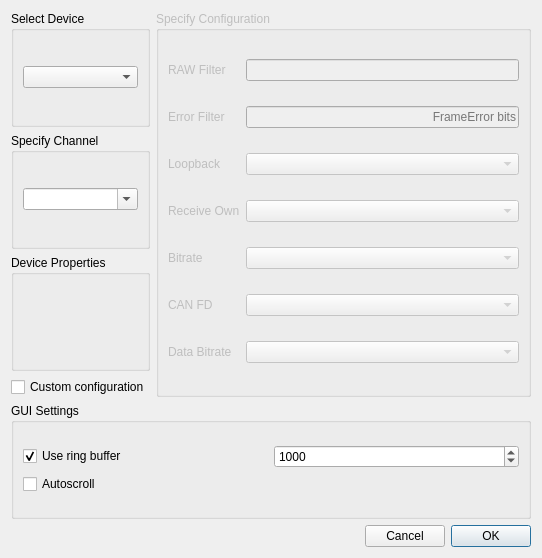
<?xml version="1.0" encoding="UTF-8"?>
<ui version="4.0">
 <class>ConnectDialog</class>
 <widget class="QDialog" name="ConnectDialog">
  <property name="geometry">
   <rect>
    <x>0</x>
    <y>0</y>
    <width>542</width>
    <height>558</height>
   </rect>
  </property>
  <property name="windowTitle">
   <string>Connect</string>
  </property>
  <layout class="QGridLayout" name="gridLayout_6">
   <item row="0" column="0">
    <layout class="QGridLayout" name="gridLayout_5">
     <item row="0" column="0">
      <widget class="QGroupBox" name="selectPluginBox">
       <property name="title">
        <string>Select Device</string>
       </property>
       <layout class="QGridLayout" name="gridLayout">
        <item row="0" column="0">
         <widget class="QComboBox" name="pluginListBox"/>
        </item>
       </layout>
      </widget>
     </item>
     <item row="4" column="0" colspan="2">
      <widget class="QGroupBox" name="groupBox">
       <property name="title">
        <string>GUI Settings</string>
       </property>
       <layout class="QGridLayout" name="gridLayout_2">
        <item row="0" column="0">
         <layout class="QVBoxLayout" name="verticalLayout_2">
          <item>
           <layout class="QHBoxLayout" name="horizontalLayout_2">
            <item>
             <widget class="QCheckBox" name="ringBufferBox">
              <property name="toolTip">
               <string>&lt;html&gt;&lt;head/&gt;&lt;body&gt;&lt;p&gt;Use ring buffer in table view model&lt;/p&gt;&lt;/body&gt;&lt;/html&gt;</string>
              </property>
              <property name="text">
               <string>Use ring buffer</string>
              </property>
              <property name="checked">
               <bool>true</bool>
              </property>
             </widget>
            </item>
            <item>
             <widget class="QSpinBox" name="ringBufferLimitBox">
              <property name="toolTip">
               <string>&lt;html&gt;&lt;head/&gt;&lt;body&gt;&lt;p&gt;Limit of ring buffer in table view model&lt;/p&gt;&lt;/body&gt;&lt;/html&gt;</string>
              </property>
              <property name="minimum">
               <number>10</number>
              </property>
              <property name="maximum">
               <number>10000000</number>
              </property>
              <property name="singleStep">
               <number>10</number>
              </property>
              <property name="stepType">
               <enum>QAbstractSpinBox::AdaptiveDecimalStepType</enum>
              </property>
              <property name="value">
               <number>1000</number>
              </property>
             </widget>
            </item>
           </layout>
          </item>
          <item>
           <widget class="QCheckBox" name="autoscrollBox">
            <property name="toolTip">
             <string>&lt;html&gt;&lt;head/&gt;&lt;body&gt;&lt;p&gt;Scroll to bottom table view on each portion of received frames&lt;/p&gt;&lt;/body&gt;&lt;/html&gt;</string>
            </property>
            <property name="text">
             <string>Autoscroll</string>
            </property>
           </widget>
          </item>
         </layout>
        </item>
       </layout>
      </widget>
     </item>
     <item row="3" column="0">
      <widget class="QCheckBox" name="useConfigurationBox">
       <property name="text">
        <string>Custom configuration</string>
       </property>
      </widget>
     </item>
     <item row="0" column="1" rowspan="4">
      <widget class="QGroupBox" name="configurationBox">
       <property name="enabled">
        <bool>false</bool>
       </property>
       <property name="title">
        <string>Specify Configuration</string>
       </property>
       <layout class="QGridLayout" name="gridLayout_4">
        <item row="0" column="0">
         <widget class="QLabel" name="rawFilterLabel">
          <property name="text">
           <string>RAW Filter</string>
          </property>
         </widget>
        </item>
        <item row="0" column="1">
         <widget class="QLineEdit" name="rawFilterEdit">
          <property name="alignment">
           <set>Qt::AlignRight|Qt::AlignTrailing|Qt::AlignVCenter</set>
          </property>
         </widget>
        </item>
        <item row="1" column="0">
         <widget class="QLabel" name="errorFilterLabel">
          <property name="text">
           <string>Error Filter</string>
          </property>
         </widget>
        </item>
        <item row="1" column="1">
         <widget class="QLineEdit" name="errorFilterEdit">
          <property name="alignment">
           <set>Qt::AlignRight|Qt::AlignTrailing|Qt::AlignVCenter</set>
          </property>
          <property name="placeholderText">
           <string>FrameError bits</string>
          </property>
         </widget>
        </item>
        <item row="2" column="0">
         <widget class="QLabel" name="loopbackLabel">
          <property name="text">
           <string>Loopback</string>
          </property>
         </widget>
        </item>
        <item row="2" column="1">
         <widget class="QComboBox" name="loopbackBox"/>
        </item>
        <item row="3" column="0">
         <widget class="QLabel" name="receiveOwnLabel">
          <property name="text">
           <string>Receive Own</string>
          </property>
         </widget>
        </item>
        <item row="3" column="1">
         <widget class="QComboBox" name="receiveOwnBox"/>
        </item>
        <item row="4" column="0">
         <widget class="QLabel" name="bitrateLabel">
          <property name="text">
           <string>Bitrate</string>
          </property>
         </widget>
        </item>
        <item row="4" column="1">
         <widget class="BitRateBox" name="bitrateBox"/>
        </item>
        <item row="5" column="0">
         <widget class="QLabel" name="canFdLabel">
          <property name="text">
           <string>CAN FD</string>
          </property>
         </widget>
        </item>
        <item row="5" column="1">
         <widget class="QComboBox" name="canFdBox"/>
        </item>
        <item row="6" column="0">
         <widget class="QLabel" name="dataBitrateLabel">
          <property name="text">
           <string>Data Bitrate</string>
          </property>
         </widget>
        </item>
        <item row="6" column="1">
         <widget class="BitRateBox" name="dataBitrateBox"/>
        </item>
       </layout>
      </widget>
     </item>
     <item row="5" column="0" colspan="2">
      <layout class="QHBoxLayout" name="horizontalLayout">
       <item>
        <spacer name="horizontalSpacer">
         <property name="orientation">
          <enum>Qt::Horizontal</enum>
         </property>
         <property name="sizeHint" stdset="0">
          <size>
           <width>96</width>
           <height>20</height>
          </size>
         </property>
        </spacer>
       </item>
       <item>
        <widget class="QPushButton" name="cancelButton">
         <property name="text">
          <string>Cancel</string>
         </property>
         <property name="autoDefault">
          <bool>false</bool>
         </property>
        </widget>
       </item>
       <item>
        <widget class="QPushButton" name="okButton">
         <property name="text">
          <string>OK</string>
         </property>
         <property name="autoDefault">
          <bool>false</bool>
         </property>
         <property name="default">
          <bool>true</bool>
         </property>
        </widget>
       </item>
      </layout>
     </item>
     <item row="1" column="0">
      <widget class="QGroupBox" name="specifyInterfaceNameBox">
       <property name="title">
        <string>Specify Channel</string>
       </property>
       <layout class="QGridLayout" name="gridLayout_3">
        <item row="0" column="0">
         <widget class="QComboBox" name="interfaceListBox">
          <property name="editable">
           <bool>true</bool>
          </property>
         </widget>
        </item>
       </layout>
      </widget>
     </item>
     <item row="2" column="0">
      <widget class="BusDeviceInfoBox" name="deviceInfoBox">
       <property name="enabled">
        <bool>true</bool>
       </property>
       <property name="title">
        <string>Device Properties</string>
       </property>
      </widget>
     </item>
    </layout>
   </item>
  </layout>
 </widget>
 <customwidgets>
  <customwidget>
   <class>BusDeviceInfoBox</class>
   <extends>QGroupBox</extends>
   <header location="global">canbusdeviceinfobox.h</header>
   <container>1</container>
  </customwidget>
  <customwidget>
   <class>BitRateBox</class>
   <extends>QComboBox</extends>
   <header>bitratebox.h</header>
  </customwidget>
 </customwidgets>
 <resources/>
 <connections/>
</ui>
